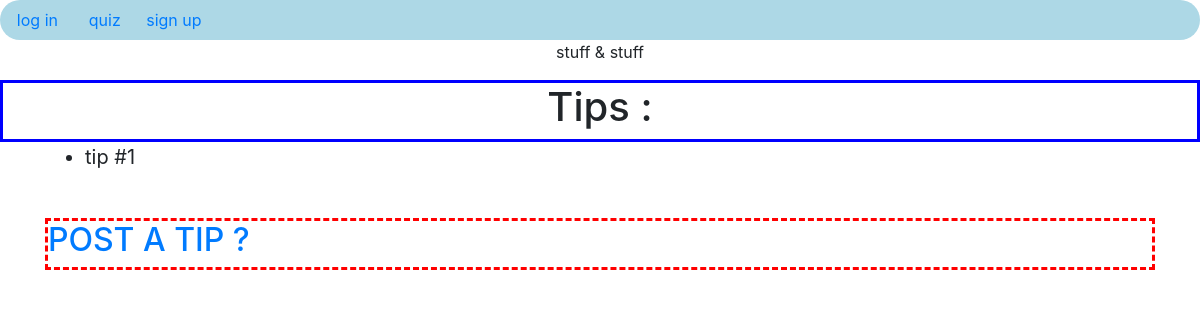
The app's page /, older data.
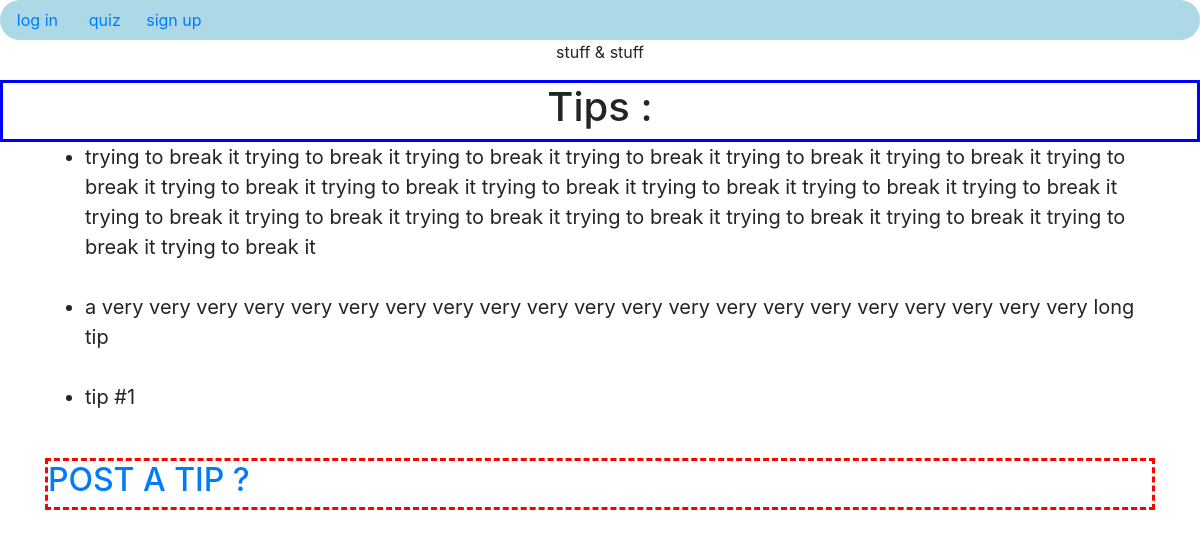
The same page, newer data.
### Model.py (models this page shows)
class Post(Base):
    __tablename__ = "Post"
    id_table = Column(Integer, primary_key = True)
    post_string = Column(String)
    def __repr__(self):
        return ("{} \n "
            "\n").format(
                self.post_string)

### app.py (the view)
@app.route('/')
def home():
    posts = query_all_posts()
    posts = posts[::-1]
    if 'username' in flask_session:
        user_name = flask_session['username']
        status = query_user_by_name(user_name).status
        return render_template('home_loggedin.html',name="logged in as : " + user_name ,status= status ,posts=posts)
    else :
        return render_template('home.html',posts=posts)

### Database.py (called while the page is built)
def query_all_posts():
    posts = session.query(
        Post).all()
    return posts

### templates/home.html (shortened to what this page needs)
<!DOCTYPE html>
<html>
<head>
  <link rel="stylesheet" href="https://maxcdn.bootstrapcdn.com/bootstrap/4.0.0/css/bootstrap.min.css">
</head>
<body>
  <div class="navbar">
    <div class="row">
      <div class="col-sm-4">
        <a  href="{{url_for('log_in')}}">log in</a>
      </div>
      <div class="col-sm-3">
        <a  href="{{url_for('quiz')}}"> quiz </a>
      </div>
      <div class="col-sm-5" class="text-center">
        <a  href="{{url_for('sign_up')}}">sign up</a>
      </div>
    </div>
  </div>
  <div class="row">
        <div class="col-sm-12"><p class="text-center">stuff & stuff </p></div>
  </div>
	<div class="tips_head">
        <h1> Tips : </h1>
  </div>
      <div class="container">
        <div class="all_tips">
            <ul>
              {%for post in posts%}
              <li> {{ post }}</li>
                      <br>
              {% endfor %}
            </ul>
        </div>
        <div class="post-tip">
          <a href='{{url_for("create_tip")}}'>
            <h2> POST A TIP ? </h2>
          </a>
        </div>
    </div>
</body>
</html>

### templates/home.html (style rules this page uses)
body { margin: 0; }
.navbar { background-color: lightblue; text-align: center; border-radius: 25px; }
.tips_head { border-color: blue; text-align: center; border-style: solid; }
.all_tips { font-size: 20px; }
.post-tip { border-color: red; border-style: dashed; }

Row changes from the older to the newer data that the page shows:
added Post: post_string "trying to break it trying to break it trying to break it trying to break it trying to break it trying to break it trying to break it trying to break it trying to break it trying to break it trying to break it trying to break it trying to break it trying to break it trying to break it trying to break it trying to break it trying to break it trying to break it trying to break it trying to break it"
added Post: post_string "a very very very very very very very very very very very very very very very very very very very very very long tip"
